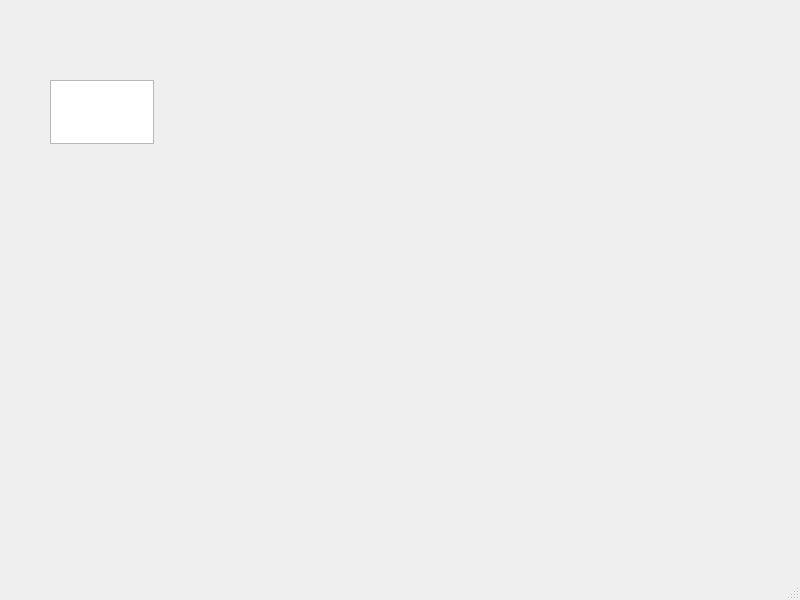
<?xml version="1.0" encoding="UTF-8"?>
<ui version="4.0">
 <class>MainWindow</class>
 <widget class="QMainWindow" name="MainWindow">
  <property name="geometry">
   <rect>
    <x>0</x>
    <y>0</y>
    <width>800</width>
    <height>600</height>
   </rect>
  </property>
  <property name="windowTitle">
   <string>MainWindow</string>
  </property>
  <widget class="QWidget" name="centralwidget">
   <widget class="QTextEdit" name="textEdit">
    <property name="geometry">
     <rect>
      <x>50</x>
      <y>80</y>
      <width>104</width>
      <height>64</height>
     </rect>
    </property>
   </widget>
  </widget>
  <widget class="QMenuBar" name="menubar">
   <property name="geometry">
    <rect>
     <x>0</x>
     <y>0</y>
     <width>800</width>
     <height>18</height>
    </rect>
   </property>
  </widget>
  <widget class="QStatusBar" name="statusbar"/>
 </widget>
 <resources/>
 <connections/>
</ui>
